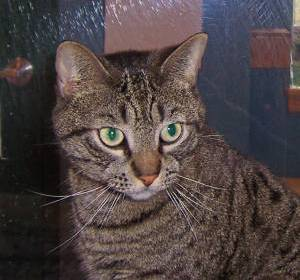
#> input picture cat1.jpg, 300 x 280 px
$ jupyter execute Image_transform.ipynb   (shell and % lines are left out)
#> lines starting #> are read from the running program, lines starting #| are printed output that depends on the picture
[cell 1]
# getting some new image and pre-process and transform

[cell 2]
### Load the images using open cv
import cv2
import matplotlib.pyplot as plt

[cell 3]
img_1 = cv2.imread('cat1.jpg')
#> img_1 is the input picture: shape (280, 300, 3); mean B, G, R 68, 68.3, 78.8

[cell 4]
plt.imshow(img_1)

[cell 5]
img_1.shape
#> Out = (280, 300, 3)

[cell 6]
img_1

[cell 7]
# resizing the image pixels
img_1_r = cv2.resize(img_1, (64,64))  # Different interpolation methods are used to resize the image (bilinear interpolation)
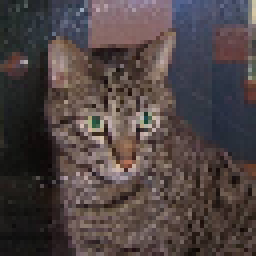
#> img_1_r: shape (64, 64, 3) (shown 4 times larger); mean B, G, R 67.7, 68, 78.5

[cell 8]
img_1_r.shape
#> Out = (64, 64, 3)

[cell 9]
plt.imshow(img_1)

[cell 10]
plt.imshow(img_1_r)

[cell 11]
# get only 2-dim pixels data
img_1_2dim = img_1[:,:,0]
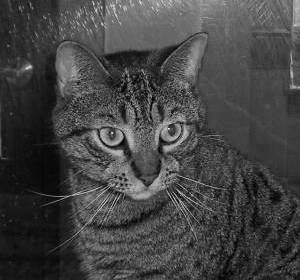
#> img_1_2dim: shape (280, 300); min 0, max 248, mean 68

[cell 12]
img_1_2dim.shape
#> Out = (280, 300)

$ run again, with cat2.jpg copied over cat1.jpg
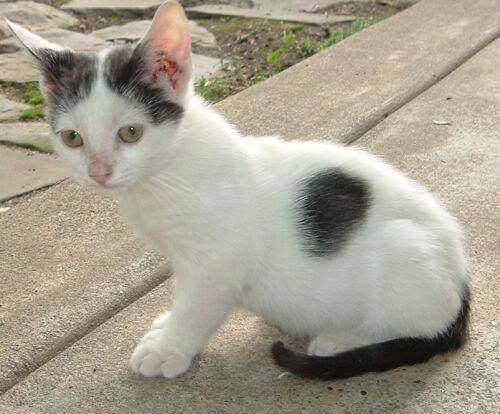
#> input picture cat2.jpg, 500 x 414 px
#> img_1 is the input picture: shape (414, 500, 3); mean B, G, R 144.3, 159.9, 165.9
#> `img_1_r = cv2.resize(img_1, (64,64))`:
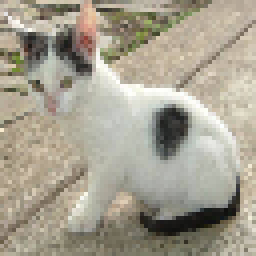
#> img_1_r: shape (64, 64, 3) (shown 4 times larger); mean B, G, R 144, 159.8, 165.7
#> `img_1_2dim = img_1[:,:,0]`:
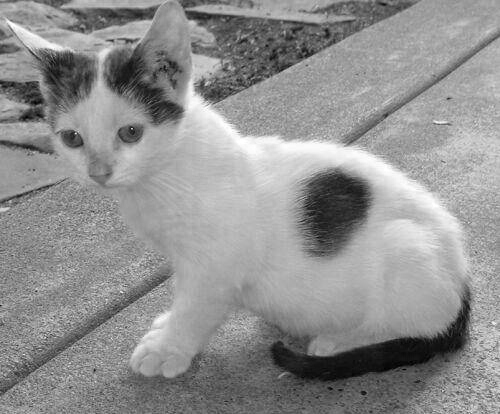
#> img_1_2dim: shape (414, 500); min 0, max 255, mean 144.3

$ run again, with dog1.jpg copied over cat1.jpg
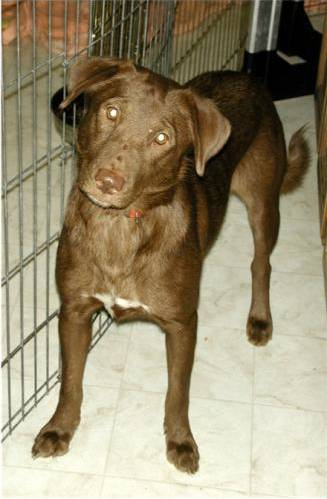
#> input picture dog1.jpg, 327 x 499 px
#> img_1 is the input picture: shape (499, 327, 3); mean B, G, R 111.5, 139, 150.2
#> `img_1_r = cv2.resize(img_1, (64,64))`:
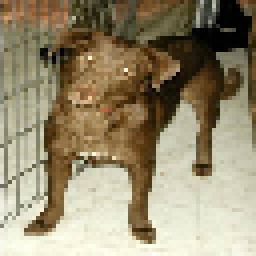
#> img_1_r: shape (64, 64, 3) (shown 4 times larger); mean B, G, R 110.9, 138.3, 149.5
#> `img_1_2dim = img_1[:,:,0]`:
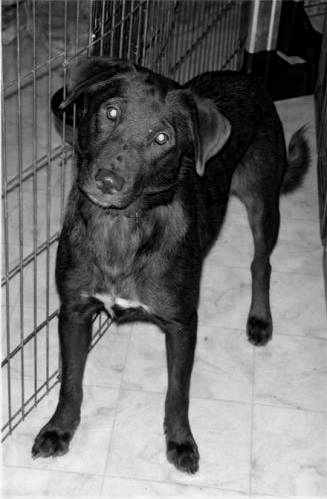
#> img_1_2dim: shape (499, 327); min 0, max 250, mean 111.5

$ run again, with dog2.jpg copied over cat1.jpg
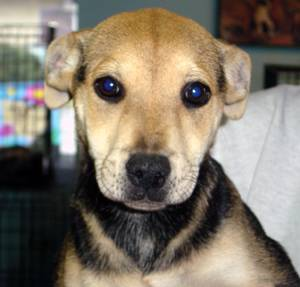
#> input picture dog2.jpg, 300 x 287 px
#> img_1 is the input picture: shape (287, 300, 3); mean B, G, R 105.5, 119.3, 129.1
#> `img_1_r = cv2.resize(img_1, (64,64))`:
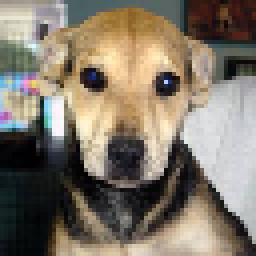
#> img_1_r: shape (64, 64, 3) (shown 4 times larger); mean B, G, R 105.5, 119.3, 129
#> `img_1_2dim = img_1[:,:,0]`:
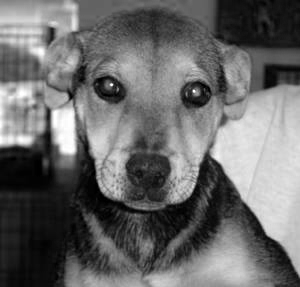
#> img_1_2dim: shape (287, 300); min 0, max 255, mean 105.5
